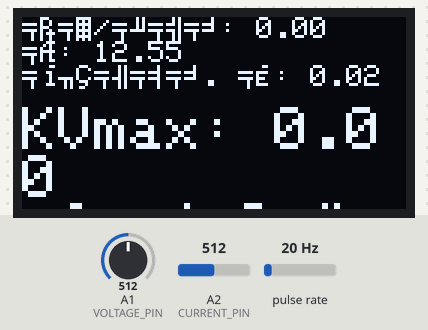
A sketch run on a simulated Arduino Uno, built with avr-gcc and run on an emulated ATmega328P. Parts: 128×64 one-colour display. Wiring (inferred from the names in the program): pulse sensor: data pin 2. Inputs (shaded band) come from the test bench; at power-on: A1 (VOLTAGE_PIN) = 512, A2 (CURRENT_PIN) = 512, pulse rate 20 Hz. What the sketch prints to the serial monitor is not drawn.

Above: at 1.2 s.
1.3 s: A1 (VOLTAGE_PIN) set to 716
At 2.6 s:
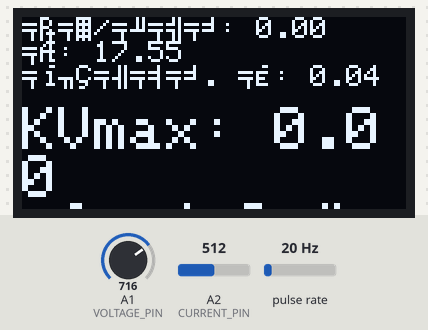
3.5 s: A2 (CURRENT_PIN) set to 716
At 5.8 s:
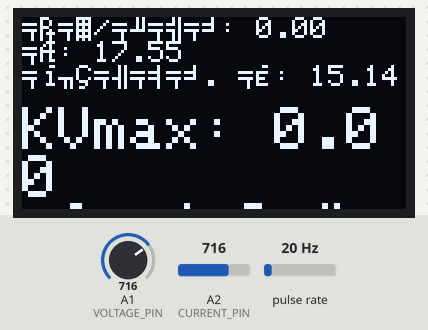
6.6 s: A1 (VOLTAGE_PIN) set to 900
At 7.5 s:
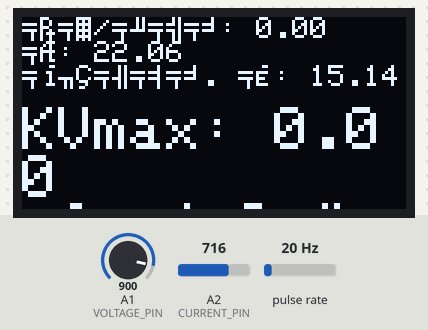
8.7 s: A2 (CURRENT_PIN) set to 900
At 11.0 s:
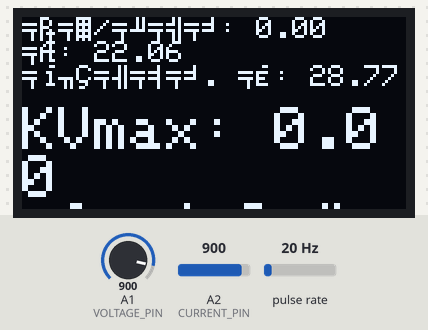
11.7 s: A1 (VOLTAGE_PIN) set to 1023
At 12.6 s:
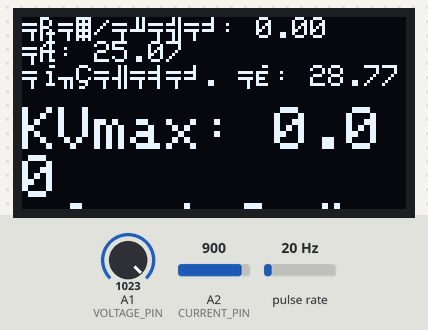
13.7 s: A2 (CURRENT_PIN) set to 1023
At 16.1 s:
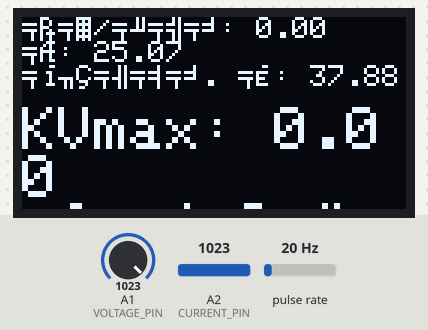
Timing chart, 0 to 17.6 s (numbered marks = the images above; inputs shaded):
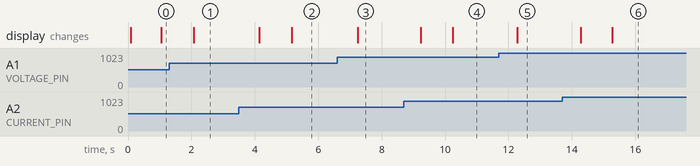

The sketch:

fin_kv.ino
```cpp
#include <Wire.h>
#include <Adafruit_GFX.h>
#include <Adafruit_SSD1306.h>

// Параметры дисплея
#define SCREEN_WIDTH 128
#define SCREEN_HEIGHT 64
#define OLED_RESET -1  // Используем -1 если у дисплея нет пина сброса
#define SCREEN_ADDRESS 0x3C  // Адрес I2C дисплея (может быть 0x3D)

// Создаем объект дисплея
Adafruit_SSD1306 display(SCREEN_WIDTH, SCREEN_HEIGHT, &Wire, OLED_RESET);

// Пины для датчика Холла, датчика напряжения и датчика тока
#define HALL_PIN_D0 2
#define VOLTAGE_PIN A1
#define CURRENT_PIN A2

// Количество магнитов на диске
#define MAGNET_COUNT 7

// Параметры делителя напряжения
const float REFERENCE_VOLTAGE = 5.0;  // Опорное напряжение микроконтроллера (5 В)
const float MAX_INPUT_VOLTAGE = 25.0;  // Максимальное измеряемое входное напряжение
const float DIVIDER_RATIO = MAX_INPUT_VOLTAGE / REFERENCE_VOLTAGE;  // Коэффициент деления

volatile int pulseCount = 0;
unsigned long previousMillis = 0;
const long interval = 1000;  // Интервал измерений в миллисекундах
float voltage = 0;
float rpm = 0;
float current = 0;
float maxKV = 0;
float maxKV_AverageCurrent = 0;
char currentStr[10]; // Объявляем глобально

// Массив для хранения значений тока за последние 2 секунды
const int numReadings = 2;
float currentReadings[numReadings] = {0.0};
int currentReadingIndex = 0;
float totalCurrent = 0.0;
float averageCurrent = 0.0;

void setup() {
  Serial.begin(9600);
  pinMode(HALL_PIN_D0, INPUT);
  attachInterrupt(digitalPinToInterrupt(HALL_PIN_D0), countPulse, RISING);

  // Инициализация дисплея
  if (!display.begin(SSD1306_SWITCHCAPVCC, SCREEN_ADDRESS)) {
    Serial.println(F("Ошибка инициализации дисплея SSD1306"));
    for (;;);  // Бесконечный цикл в случае ошибки
  }
  display.clearDisplay();
  display.setTextSize(1);
  display.setTextColor(SSD1306_WHITE);
  display.display();
}

void loop() {
  unsigned long currentMillis = millis();

  if (currentMillis - previousMillis >= interval) {
    previousMillis = currentMillis;
    noInterrupts();
    int pulses = pulseCount;
    pulseCount = 0;
    interrupts();

    // Переводим импульсы в полные обороты в минуту (RPM)
    float revolutions = pulses / float(MAGNET_COUNT);  // Количество полных оборотов за секунду
    rpm = revolutions * 60*0,9859;  // Переводим в обороты за минуту

    // Считываем напряжение и преобразуем его в реальное значение
    int sensorValue = analogRead(VOLTAGE_PIN);
    float measuredVoltage = sensorValue * (REFERENCE_VOLTAGE / 1020.0);  // Напряжение на пине
    voltage = measuredVoltage * DIVIDER_RATIO;  // Преобразуем в реальное входное напряжение

    // Считываем ток и преобразуем его в реальное значение
    int currentSensorValue = analogRead(CURRENT_PIN);
    float voltageAtCurrentPin = currentSensorValue * (REFERENCE_VOLTAGE / 1023.0);  // Напряжение на пине датчика тока
    current = (voltageAtCurrentPin - 2.5) / 0.066;  // Преобразуем в ток (для ACS712 5A: 185 мВ на 1А, сдвиг 2.5В)

    // Преобразование значения тока в строку с 4 знаками после запятой
    dtostrf(current, 6, 4, currentStr);

    // Обновляем массив значений тока и вычисляем среднее
    totalCurrent -= currentReadings[currentReadingIndex];
    currentReadings[currentReadingIndex] = current;
    totalCurrent += current;
    currentReadingIndex = (currentReadingIndex + 1) % numReadings;
    averageCurrent = totalCurrent / numReadings;

    Serial.print("RPM: ");
    Serial.println(rpm);
    Serial.print("Напряжение: ");
    Serial.println(voltage);
    Serial.print("Средний ток: ");
    Serial.println(averageCurrent);

    // Обновляем максимальное значение KV и сохраняем среднее значение тока при этом максимуме
    if (voltage != 0) {
      float kv = rpm / voltage;
      if (kv > maxKV) {
        maxKV = kv;
        maxKV_AverageCurrent = averageCurrent;
      }
    }
  }

  // Обновляем отображение на дисплее
  display.clearDisplay();
  display.setCursor(0, 0);

  // Выводим данные на дисплей
  display.setTextSize(1);  // Устанавливаем размер шрифта 1 для первых трех строк
  display.print("Об/мин: ");
  display.println(rpm);
  display.print("В: ");
  display.println(voltage);
  display.print("Средн. А: ");
  display.println(averageCurrent);

  display.setTextSize(2);  // Устанавливаем размер шрифта 2 для строки KVmax и макс. тока при этом
  display.setCursor(0, 30);  // Перемещаем курсор ниже для новой строки
  display.print("KVmax: ");
  display.println(maxKV);
  display.print("А при KVmax: ");
  display.println(maxKV_AverageCurrent);

  display.display();
}

void countPulse() {
  pulseCount++;
}
```

Measured:
- after the input at 1.3 s, the display: changes after 0.78 s (image 1)
- after the input at 3.5 s, the display: first changes after 0.64 s (image 2 shows a later state)
- after the input at 6.6 s, the display: changes after 0.64 s (image 3)
- after the input at 8.7 s, the display: first changes after 0.54 s (image 4 shows a later state)
- after the input at 11.7 s, the display: changes after 0.58 s (image 5)
- after the input at 13.7 s, the display: first changes after 0.58 s (image 6 shows a later state)
